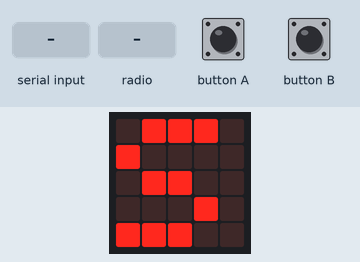
The program below on a simulated BBC micro:bit running MicroPython. On the bench: the board's 5×5 LED display. Inputs (shaded band) come from the test bench.

Above: at 1.2 s.
1.3 s: button A pressed for 0.15 s
At 1.9 s:
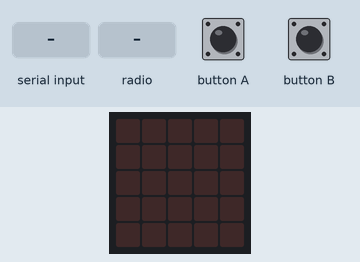
2.9 s: "hhh" typed at the serial console
At 4.0 s:
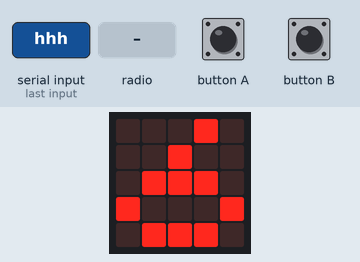
4.4 s: "hh" typed at the serial console
At 5.5 s:
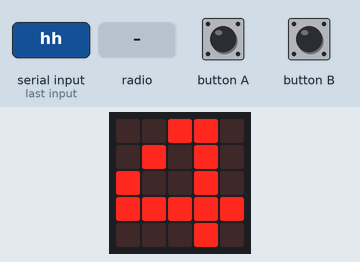
5.9 s: radio message "hhh" arrives
At 5.91 s:
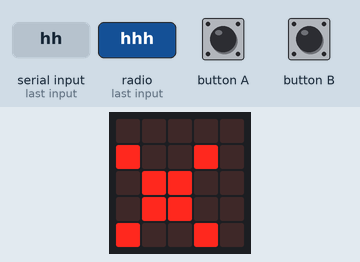
7.4 s: button A pressed for 3.2 s
At 7.8 s:
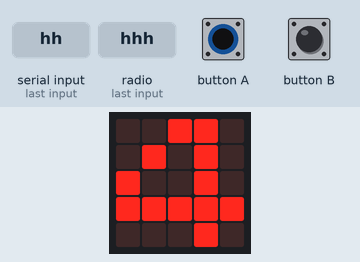
Timing chart, 0 to 10.4 s (numbered marks = the images above; inputs shaded):
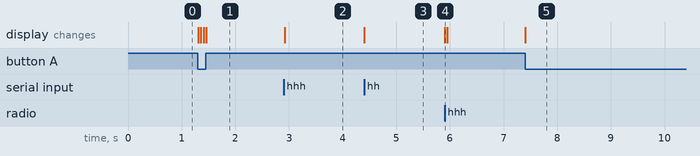

Measured:
- after the input at 1.3 s, the display: first changes at once (image 1 shows a later state)
- after the input at 2.9 s, the display: changes at once (image 2)
- after the input at 4.4 s, the display: changes at once (image 3)
- after the input at 5.9 s, the display: changes at once (image 4)
- after the input at 7.4 s, the display: changes at once (image 5)

The program:

microbit_receiver.py
```python
import radio as 無線廣播
import utime as 時間
from microbit import uart as 序列
from microbit import display as 燈光, Image as 圖示
from microbit import button_a as A鈕, button_b as B鈕


序列.init(115200)
無線廣播.on()

data_format = ''
bytes_num = 0
start_receiving = False

燈光.show('S')

while True :
    if 序列.any():
        位元組 = 序列.read()

        data_string = str(位元組, 'ascii')
        if data_string == 'hhh':
            data_format = 'hhh'
            bytes_num = 6
            start_receiving = True
            燈光.show(bytes_num)
        elif data_string == 'hh':
            data_format = 'hh'
            bytes_num = 4
            start_receiving = True
            燈光.show(bytes_num)


    if start_receiving:
        接收位元組 = 無線廣播.receive_bytes()
        if 接收位元組:
            if len(接收位元組) == bytes_num:
                序列.write(接收位元組)
                燈光.show('.')
                時間.sleep_ms(50)
                燈光.clear()
            else: # wrong bytes_num
                燈光.show('x')
                時間.sleep_ms(50)
                燈光.clear()
    else:
        時間.sleep_ms(50)

    if A鈕.is_pressed():
        燈光.show(bytes_num)
        時間.sleep_ms(50)
        燈光.clear()
```
